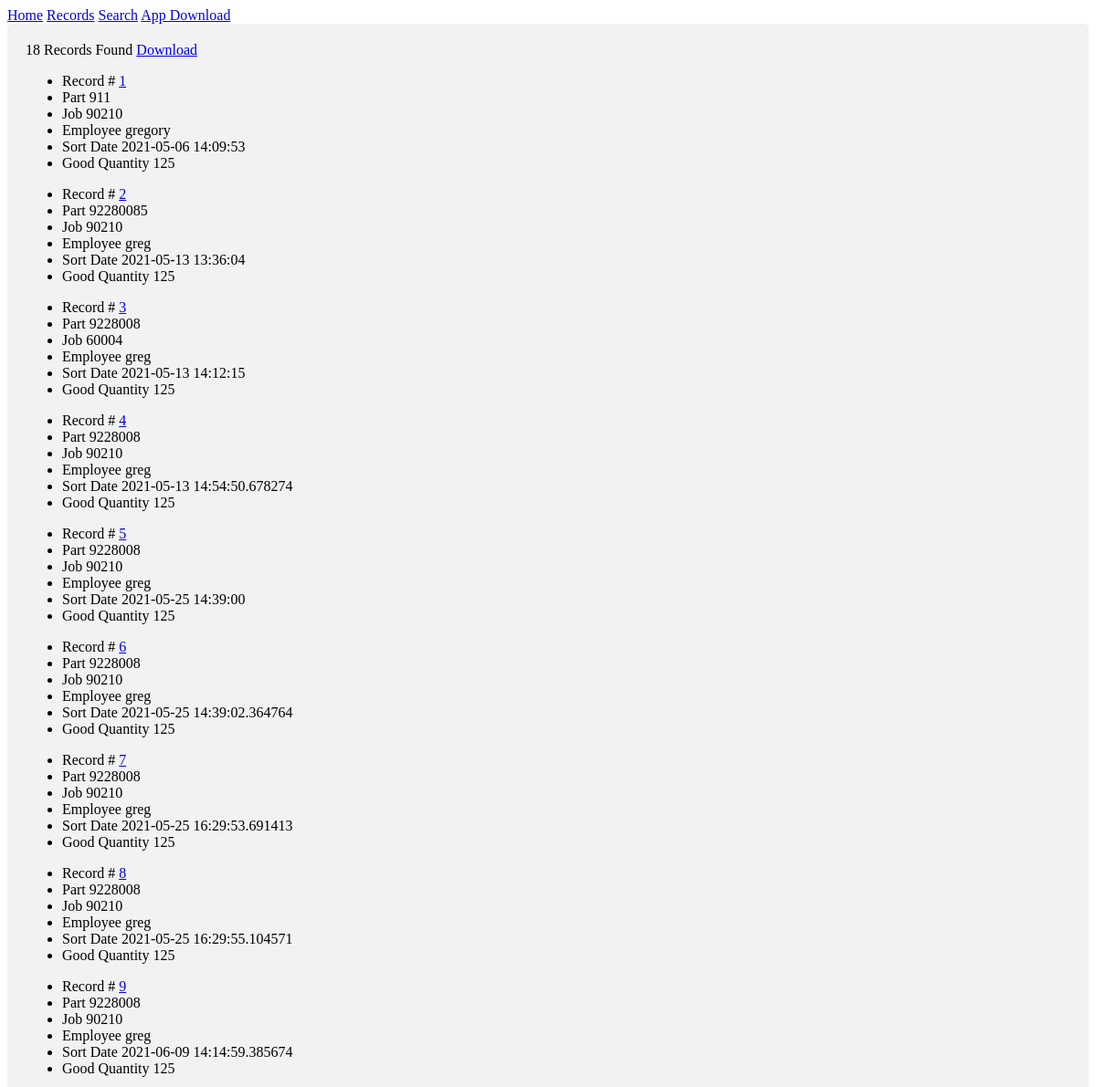
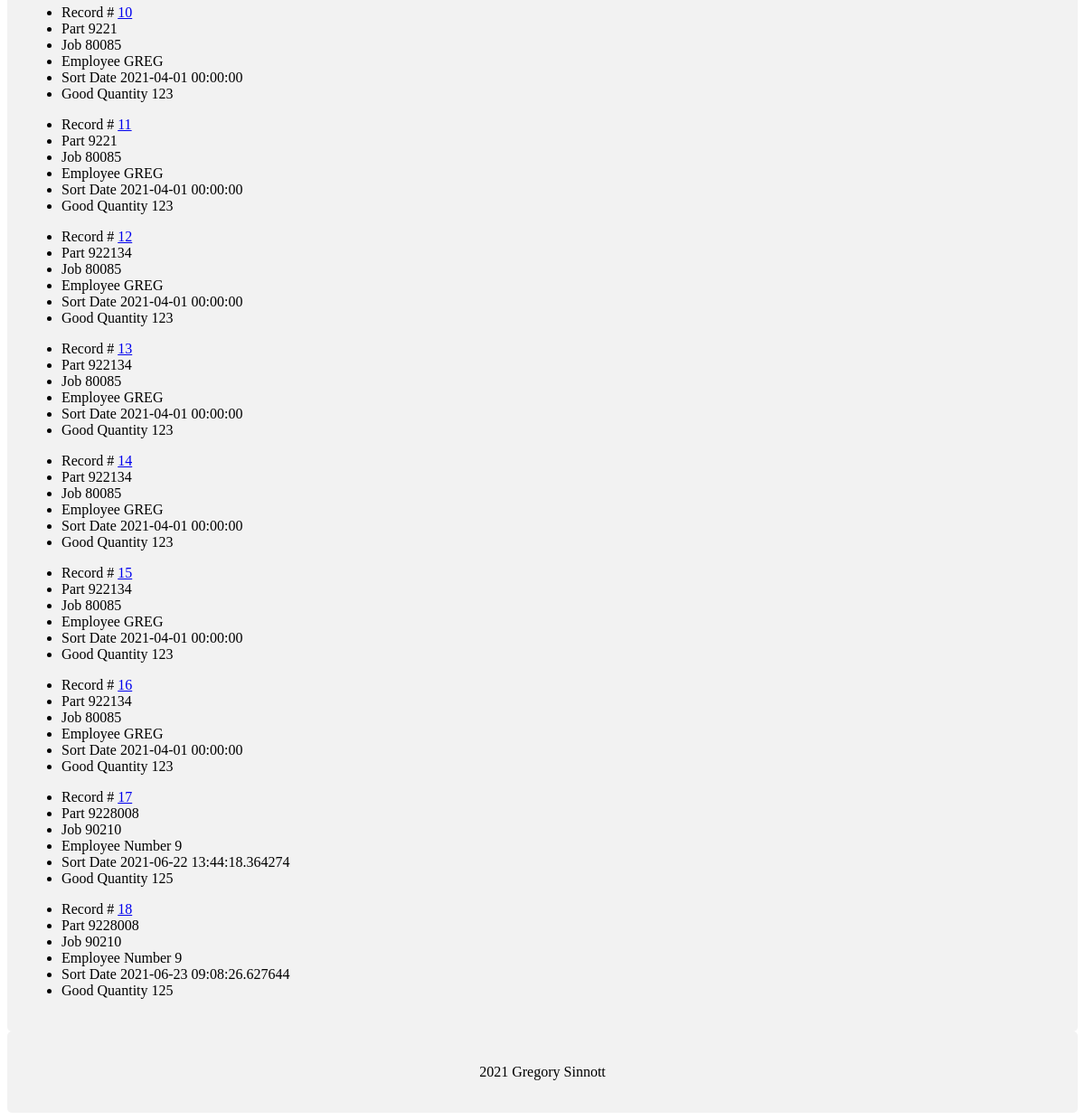
The app's page /records, older data (2 pictures, top to bottom).
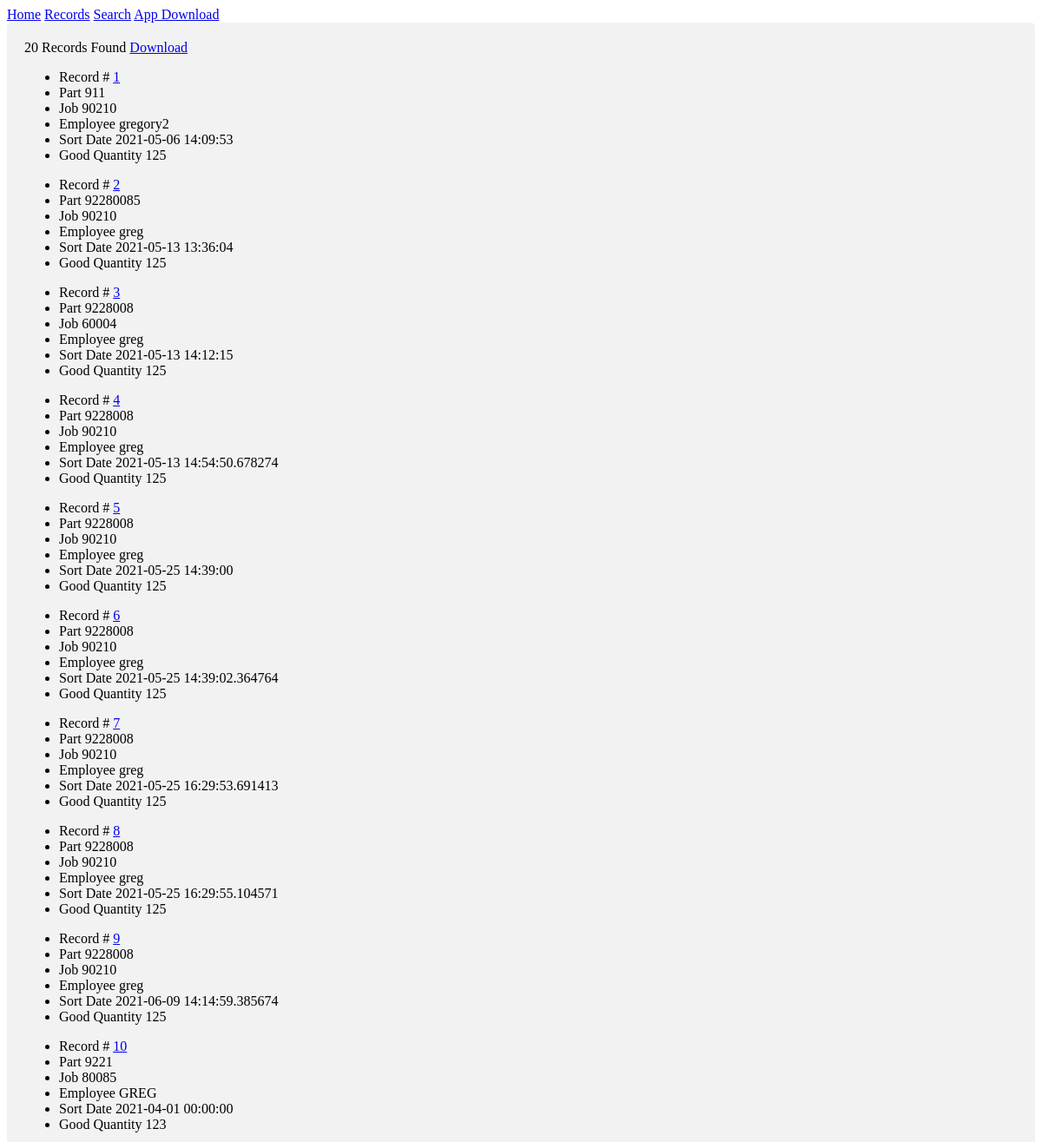
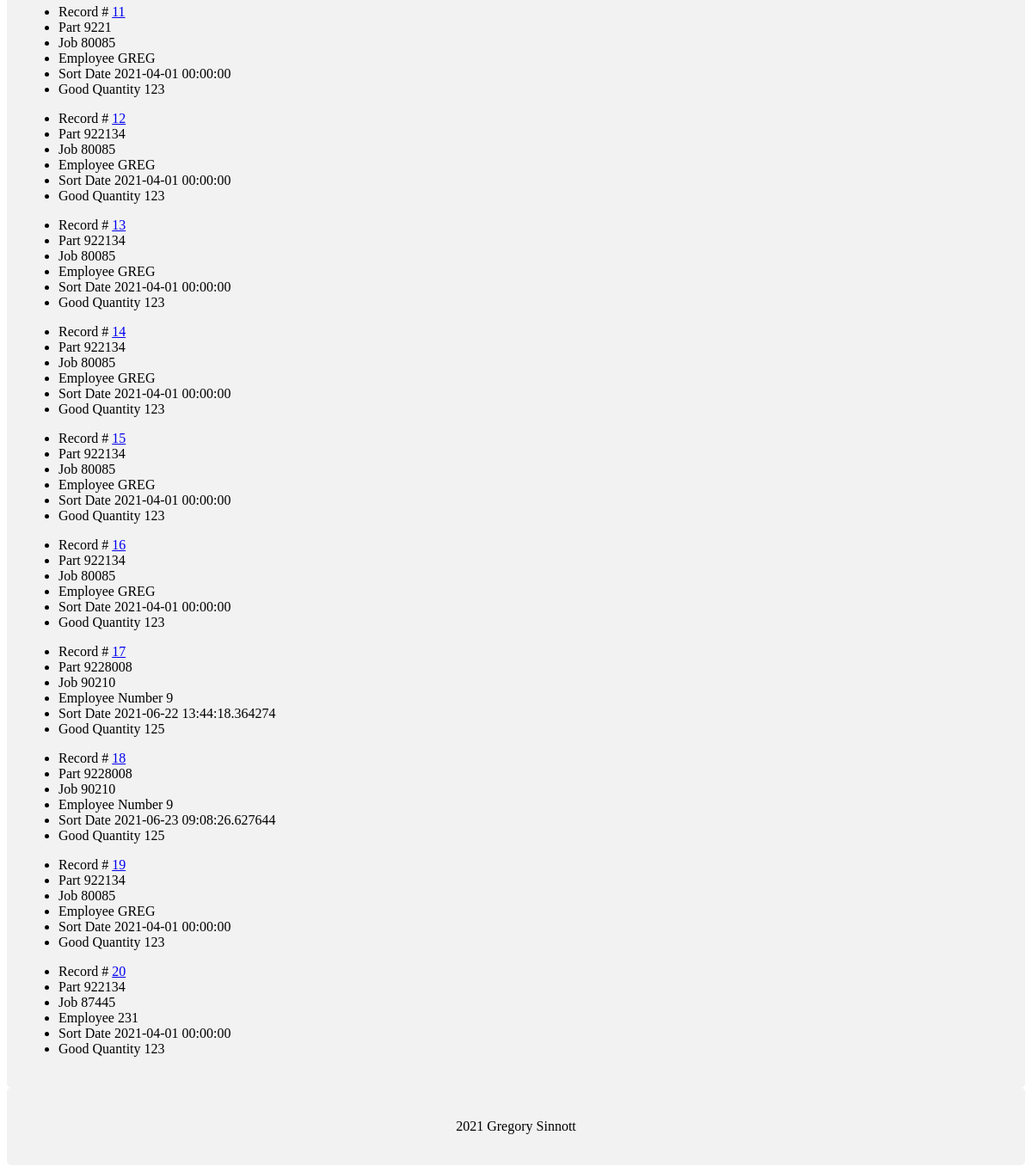
The same page, newer data (2 pictures, top to bottom).
### app/models.py (models this page shows, shortened)
class Record(db.Model):
    __tablename__ = "sort-data"
    id = db.Column(db.Integer, primary_key=True)
    Employee = db.Column(db.String(64), index=False, unique=False, nullable=False)
    StartTime = db.Column(db.DateTime, index=False, unique=False, nullable=False)
    TableNumber = db.Column(db.Integer, nullable=False)
    Job = db.Column(db.Integer, nullable=False)
    Part = db.Column(db.Integer, nullable=False)
    Operation = db.Column(db.Integer, nullable=False)
    CastDate = db.Column(db.DateTime, nullable=False)
    CastShift = db.Column(db.Integer, nullable=False)
    GoodQuantity = db.Column(db.Integer, index=False, unique=False, nullable=False)
    Assembly = db.Column(db.Integer, nullable=True)
    AutoSort = db.Column(db.Integer, nullable=True)
    BadThreads = db.Column(db.Integer, nullable=True)
    Bent = db.Column(db.Integer, nullable=True)
    Blisters = db.Column(db.Integer, nullable=True)
    BrokenCore = db.Column(db.Integer, nullable=True)
    Buffing = db.Column(db.Integer, nullable=True)
    Contamination = db.Column(db.Integer, nullable=True)
    DamagedDie = db.Column(db.Integer, nullable=True)
    Debris = db.Column(db.Integer, nullable=True)
    Dimensional = db.Column(db.Integer, nullable=True)
    Flash = db.Column(db.Integer, nullable=True)
    GateVestige = db.Column(db.Integer, nullable=True)
    HeatSinks = db.Column(db.Integer, nullable=True)
    EjectorPinLength = db.Column(db.Integer, nullable=True)
    Lamination = db.Column(db.Integer, nullable=True)
    LeakTest = db.Column(db.Integer, nullable=True)
    MixedParts = db.Column(db.Integer, nullable=True)
    Other = db.Column(db.Integer, nullable=True)
    PartDamage = db.Column(db.Integer, nullable=True)
    PartsNotTapped = db.Column(db.Integer, nullable=True)
    PartsOnGates = db.Column(db.Integer, nullable=True)
    Plating = db.Column(db.Integer, nullable=True)
    PoorFill = db.Column(db.Integer, nullable=True)
    Porosity = db.Column(db.Integer, nullable=True)
    Skiving = db.Column(db.Integer, nullable=True)
    Soldering = db.Column(db.Integer, nullable=True)
    StartUp = db.Column(db.Integer, nullable=True)
    SurfaceFinish = db.Column(db.Integer, nullable=True)
    TrimDamage = db.Column(db.Integer, nullable=True)
    Weight = db.Column(db.Integer, nullable=True)
    WrongPart = db.Column(db.Integer, nullable=True)
    EndTime = db.Column(db.DateTime, nullable=True)
    Rework = db.Column(db.Integer, nullable=True)
    NIT = db.Column(db.Integer, nullable=True)

### app/routes.py (the view)
@app.route("/records", methods=['GET', 'POST'])
def records():
    criteria = {}
    for key, value in request.args.items():
        criteria[key] = value
    if len(criteria) == 0:
        returnLimit = 20
        dateCriteria = ""
        partCriteria = ""
        jobCriteria = ""
    else:
        dateCriteria = criteria["date"]
        partCriteria = criteria["part"]
        jobCriteria = criteria["job"]
        returnLimit = -1 # return limit -1 equals all
    records = Record.query.filter(
            Record.StartTime.startswith(dateCriteria),
            Record.Part.startswith(partCriteria),
            Record.Job.startswith(jobCriteria)).limit(returnLimit).all()
    exportRecords = Record.query.filter(
            Record.StartTime.startswith(dateCriteria),
            Record.Part.startswith(partCriteria),
            Record.Job.startswith(jobCriteria)).all()
    session['filename'] = str(dt.now().strftime("%Y%m%d%H%M%S")) + ".csv"
    w_file = open(os.path.join("app/downloads",session.get('filename', None)), 'a')
    writer = csv.DictWriter(w_file, fieldnames=Record.__table__.columns.keys())
    writer.writeheader()
    for row in exportRecords:
        rowdict = row.__dict__
        rowdict.pop('_sa_instance_state', None)
        writer.writerow(rowdict)
    w_file.close()
    return render_template(
        'records.html',
        records=records
    )

### app/templates/records.html
{% extends "layout.html" %}
{% block content %}
<div class="container">
    <span>{{records|length }} Records Found</span>
    <a href='/records/download'>Download</a>
    {% for record in records %}
    <ul id=record.Employee>
        <li>
            <span class="field-name">Record #</span>
            <a href="/edit_record/{{ record.id }}"> {{ record.id }}</a>
        </li>
        <li>
            <span class="field-name">Part</span>
            <span class="field-value">{{ record.Part }}</span>
        </li>
        <li>
            <span class="field-name">Job</span>
            <span class="field-value">{{ record.Job }}</span>
        </li>
        <li>
            <span class="field-name">Employee</span>
            <span class="field-value">{{ record.Employee }}</span>
        </li>
        <li>
            <span class="field-name">Sort Date</span>
            <span class="field-value">{{ record.StartTime }}</span>
        </li>
        <li>
            <span class="field-name">Good Quantity</span>
            <span class="field-value">{{ record.GoodQuantity }}</span>
        </li>
    </ul>
    {% endfor %}
</div>
{% endblock %}

Row changes from the older to the newer data that the page shows:
changed Record: Employee "gregory" → "gregory2"
added Record: id "19", Part "922134", Job "80085", Employee "GREG", StartTime "2021-04-01 00:00:00", GoodQuantity "123"
added Record: id "20", Part "922134", Job "87445", Employee "231", StartTime "2021-04-01 00:00:00", GoodQuantity "123"
Text that changed along with them:
{{ records|length }}: "18" → "20"
